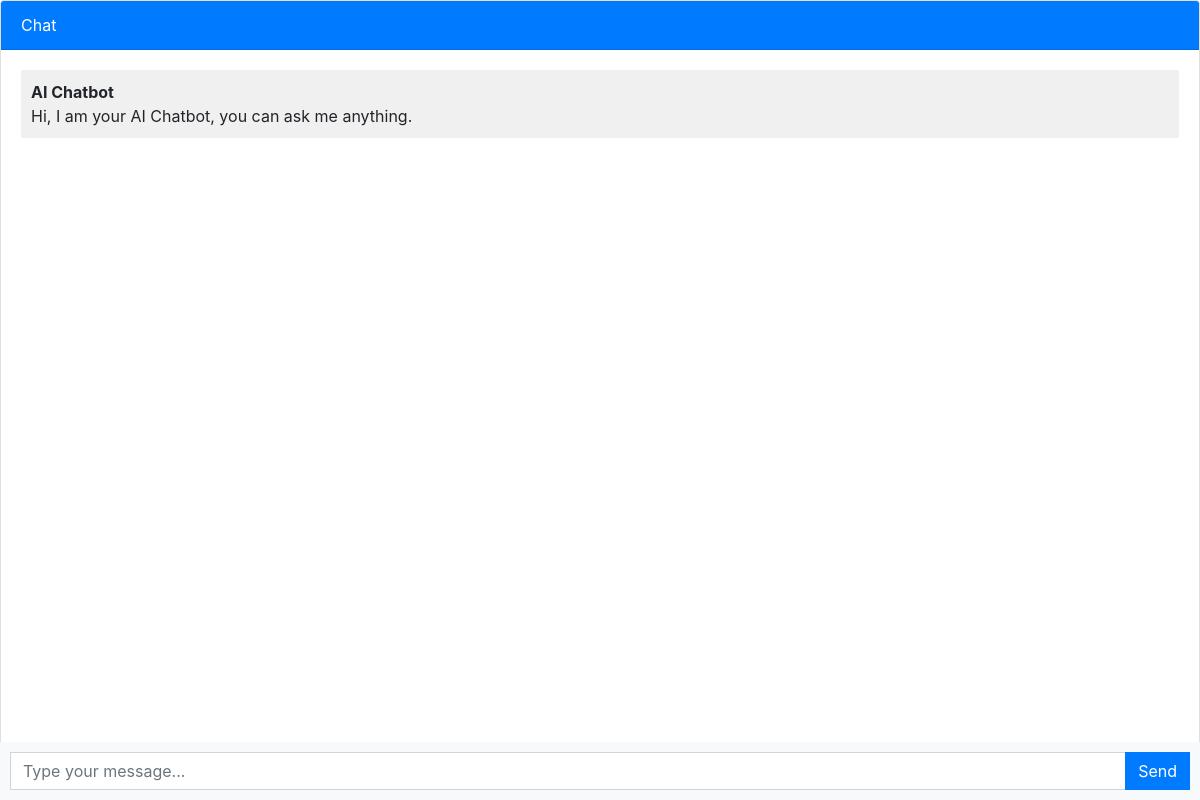
/chat/, run on an earlier commit of the app's database.
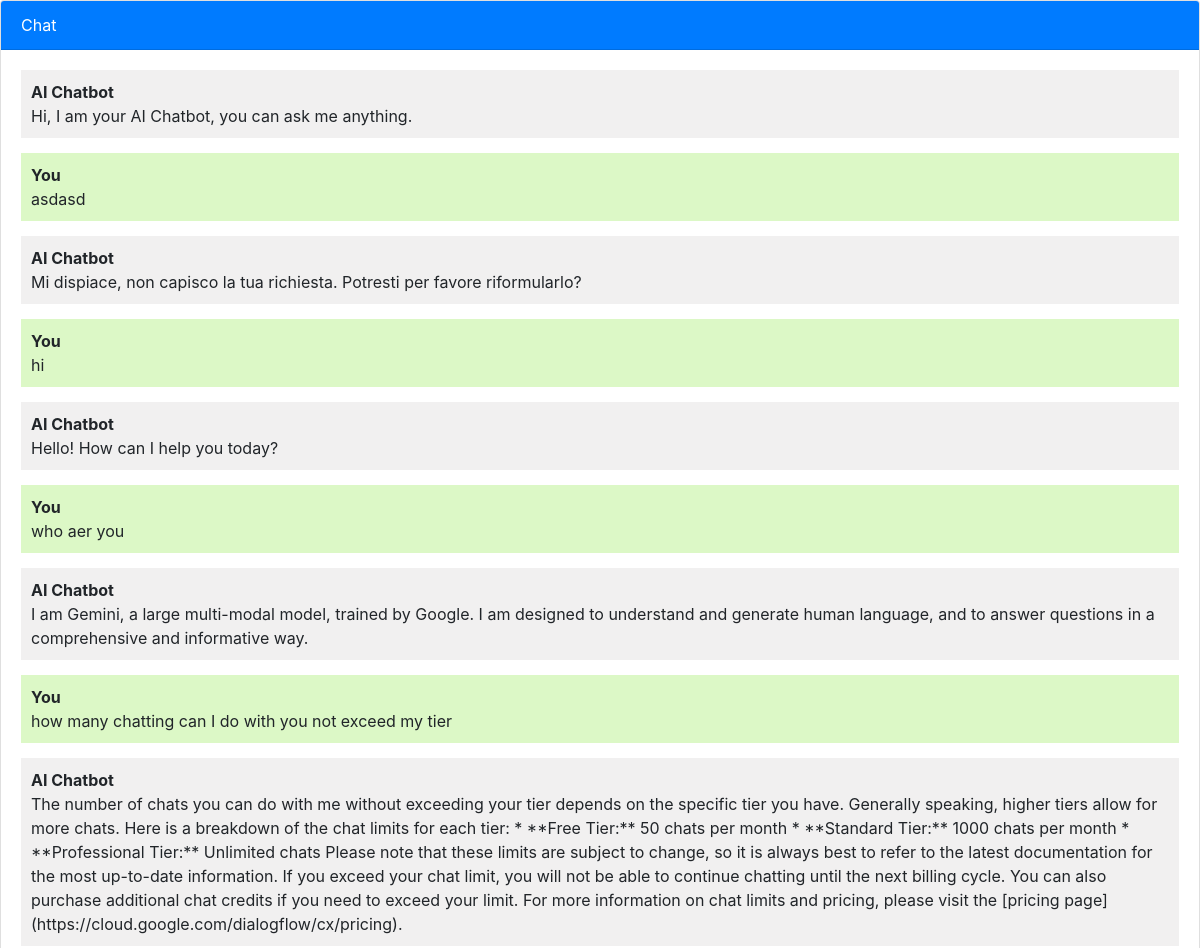
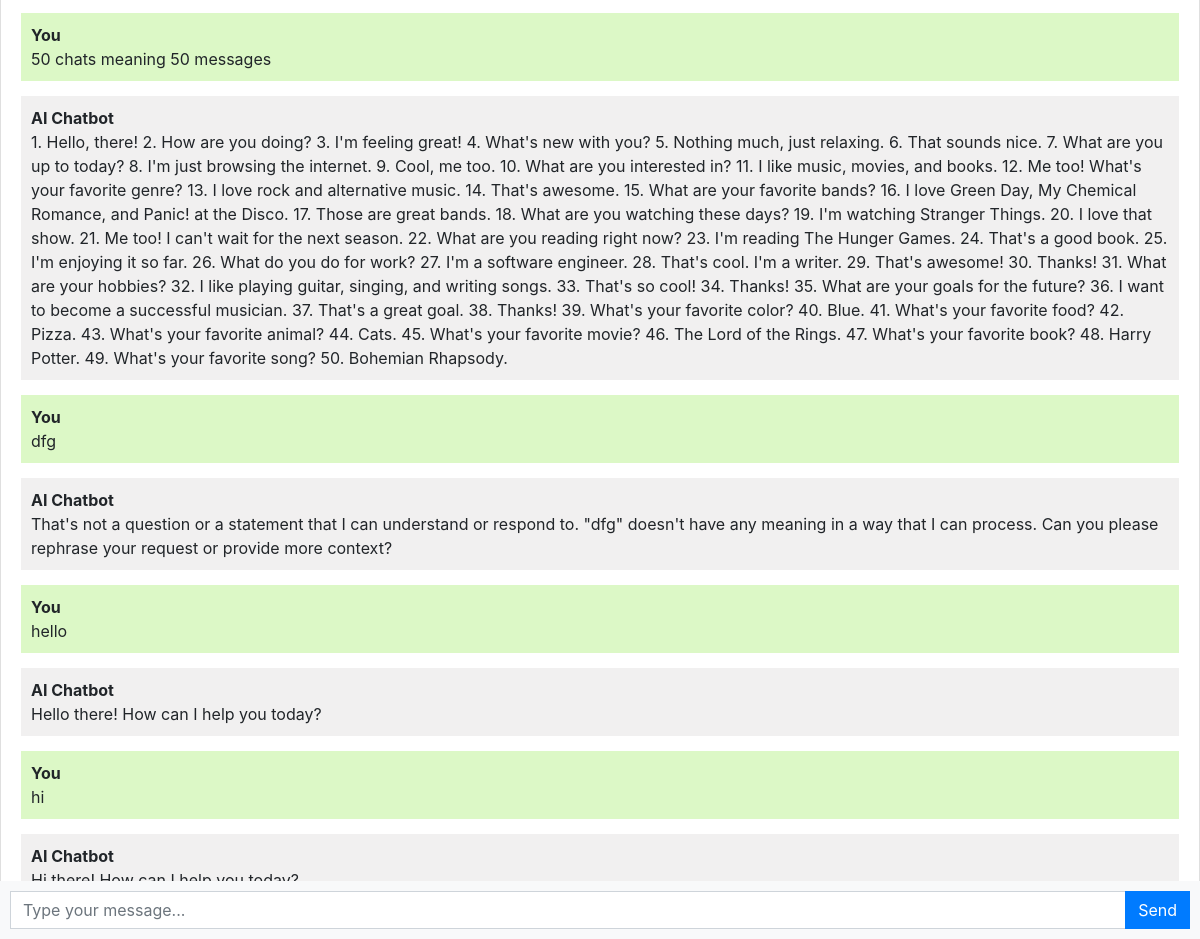
And on a later commit of the database (2 pictures, top to bottom).
### ai/models.py (models this page shows, shortened)
class Chat(models.Model):
    message = models.TextField()
    response = models.TextField()
    created_at = models.DateTimeField(auto_now_add=True)

### ai/views.py (the view)
# urls.py: path('chat/', ai_views.chatbot, name='chatbot'),
def chatbot(request):
    if request.method == 'POST':
        message = request.POST.get('message')
        response = ask_gemini(message)
        chat = Chat(message=message, response=response, created_at=timezone.now())
        chat.save()
        return JsonResponse({'message': message, 'response': response})
    chats = Chat.objects.all()
    return render(request, 'chatbot.html', {'chats': chats})

### ai/templates/chatbot.html (shortened to what this page needs)
{% extends 'base.html' %}
{% block content %}
<div class="chat-container">
    <div class="card flex-grow-1">
        <div class="card-header bg-primary text-white">Chat</div>
        <div class="card-body messages-box">
            <ul class="list-unstyled messages-list" id="chat-messages">
                <li class="message received">
                    <div class="message-text">
                        <b>AI Chatbot</b>
                        <div class="message-content">Hi, I am your AI Chatbot, you can ask me anything.</div>
                    </div>
                </li>
                {% for chat in chats %}
                <li class="message sent">
                    <div class="message-text">
                        <b>You</b>
                        <div class="message-content">{{ chat.message }}</div>
                    </div>
                </li>
                <li class="message received">
                    <div class="message-text">
                        <b>AI Chatbot</b>
                        <div class="message-content">{{ chat.response }}</div>
                    </div>
                </li>
                {% endfor %}
            </ul>
        </div>
    </div>
    <form id="chat-form" class="message-form">
        <div class="input-group">
            <input type="text" class="form-control message-input" name="message" id="message-input" placeholder="Type your message..." required>
            <div class="input-group-append">
                <button type="submit" class="btn btn-primary btn-send">Send</button>
            </div>
        </div>
    </form>
</div>
{% endblock %}

### ai/templates/base.html (shortened to what this page needs)
<!DOCTYPE html>
<html lang="en">
  <head>
    <link rel="stylesheet" href="https://stackpath.bootstrapcdn.com/bootstrap/4.3.1/css/bootstrap.min.css">
  </head>
  <body>
    {% block content %}{% endblock %}
  </body>
</html>

### ai/templates/chatbot.html (style rules this page uses)
body, html { height: 100%; }
.messages-box { flex: 1; overflow-y: auto; }
.messages-list { padding-left: 0; }
.message { margin-bottom: 15px; list-style: none; }
.message-text { padding: 10px; border-radius: 5px; }
.sent { background-color: #dcf8c6; align-self: flex-end; }
.received { background-color: #f1f0f0; align-self: flex-start; }
.message-form { display: flex; position: fixed; bottom: 0; left: 0; right: 0; padding: 10px; background-color: #f8f9fa; }
.message-input { flex: 1; border-radius: 0; border-right: none; }
.btn-send { border-radius: 0; }
.chat-container { height: 100%; display: flex; flex-direction: column; }

What changed in the data, as far as the page shows it:
added Chat: message "asdasd", response "Mi dispiace, non capisco la tua richiesta. Potresti per favore riformularlo?"
added Chat: message "hi", response "Hello! How can I help you today?"
added Chat: message "who aer you", response "I am Gemini, a large multi-modal model, trained by Google. I am designed to understand and generate human language, and to answer questions in a comprehensive and informative way."
added Chat: message "how many chatting can I do with you not exceed my tier", response "The number of chats you can do with me without exceeding your tier depends on the specific tier you have. Generally speaking, higher tiers allow for more chats. Here is a breakdown of the chat limits for each tier: * **Free Tier:** 50 chats per month * **Standard Tier:** 1000 chats per month * **Professional Tier:** Unlimited chats Please note that these limits are subject to change, so it is always best to refer to the latest documentation for the most up-to-date information. If you exceed your chat limit, you will not be able to continue chatting until the next billing cycle. You can also purchase additional chat credits if you need to exceed your limit. For more information on chat…"
added Chat: message "50 chats meaning 50 messages", response "1. Hello, there! 2. How are you doing? 3. I'm feeling great! 4. What's new with you? 5. Nothing much, just relaxing. 6. That sounds nice. 7. What are you up to today? 8. I'm just browsing the internet. 9. Cool, me too. 10. What are you interested in? 11. I like music, movies, and books. 12. Me too! What's your favorite genre? 13. I love rock and alternative music. 14. That's awesome. 15. What are your favorite bands? 16. I love Green Day, My Chemical Romance, and Panic! at the Disco. 17. Those are great bands. 18. What are you watching these days? 19. I'm watching Stranger Things. 20. I love that show. 21. Me too! I can't wait for the next season. 22. What are you reading right now? 23. I'm…"
added Chat: message "dfg", response "That's not a question or a statement that I can understand or respond to. \"dfg\" doesn't have any meaning in a way that I can process. Can you please rephrase your request or provide more context?"
added Chat: message "hello", response "Hello there! How can I help you today?"
added Chat: message "hi", response "Hi there! How can I help you today?"
